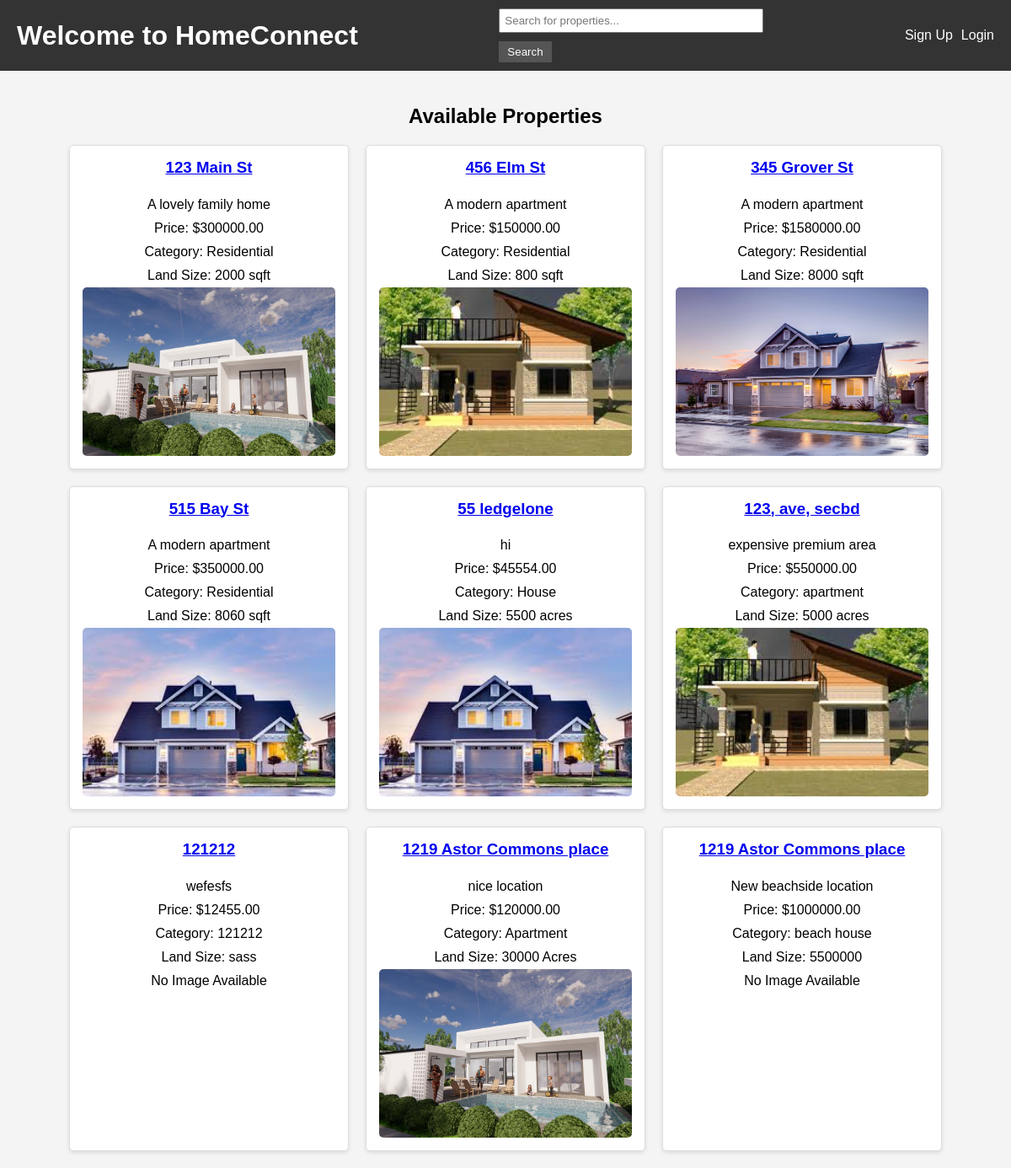
The page / on the database its author committed.
### core/models.py (models this page shows, shortened)
class Property(models.Model):
    property_purchaser = models.ForeignKey(PropertyPurchaser, on_delete=models.CASCADE)
    address = models.CharField(max_length=255)
    description = models.TextField()
    price = models.DecimalField(max_digits=10, decimal_places=2)
    category = models.CharField(max_length=50)
    land_size = models.CharField(max_length=50)
    image = models.ImageField(upload_to='property_images/', null=True, blank=True)
    salesperson = models.ForeignKey(Salesperson, on_delete=models.CASCADE, related_name='properties', null=True, blank=True)

### core/views.py (the view)
# urls.py: path('', views.home, name='home'),
def home(request):
    query = request.GET.get('query', '')
    if query:
        properties = Property.objects.filter(
            Q(description__icontains=query) |
            Q(address__icontains=query) |
            Q(category__icontains=query)
        )
    else:
        properties = Property.objects.all()
    user_role = request.user.user_role if request.user.is_authenticated else None
    return render(request, 'home.html', {
        'properties': properties,
        'user_role': user_role
    })

### core/templates/home.html (shortened to what this page needs)
{% extends 'base.html' %}
{% block content %}
<h2>Available Properties</h2>
<div class="property-list">
    {% for property in properties %}
        <div class="property">
            <h3><a href="{% url 'property_detail' property.id %}">{{ property.address }}</a></h3>
            <p>{{ property.description }}</p>
            <p>Price: ${{ property.price }}</p>
            <p>Category: {{ property.category }}</p>
            <p>Land Size: {{ property.land_size }}</p>
            {% if property.image %}
                <img src="{{ property.image.url }}" alt="Property Image">
            {% else %}
                <p>No Image Available</p>
            {% endif %}
        </div>
    {% endfor %}
</div>
{% endblock %}

### core/templates/base.html (shortened to what this page needs)
<!DOCTYPE html>
<html>
<head>
    {% load static %}
    <link rel="stylesheet" type="text/css" href="{% static 'styles.css' %}">
</head>
<body>
    <header>
        <h1><a href="{% url 'home' %}">Welcome to HomeConnect</a></h1>
        <form method="get" action="{% url 'search' %}">
            <input type="text" name="query" placeholder="Search for properties...">
            <button type="submit">Search</button>
        </form>
        <nav>
            {% if user.is_authenticated %}
                <a href="{% url 'profile' user.id %}">Profile</a>
                <a href="{% url 'logout' %}">Logout</a>
                {% if user.user_role == 'property_purchaser' %}
                    <a href="{% url 'create_property' %}">Add New Listing</a>
                {% endif %}
                <a href="{% url 'inquiry_list' %}">View Inquiries</a>
            {% else %}
                <a href="{% url 'signup' %}">Sign Up</a>
                <a href="{% url 'login' %}">Login</a>
            {% endif %}
        </nav>
    </header>
    <main>
        {% block content %}
        {% endblock %}
    </main>
</body>
</html>

### core/static/styles.css (style rules this page uses)
body { font-family: Arial, sans-serif; background-color: #f4f4f4; margin: 0; padding: 0; }
header { background-color: #333; color: white; padding: 10px 20px; display: flex; justify-content: space-between; align-items: center; }
header h1 { margin: 0; }
header h1 a { color: white !important; text-decoration: none; }
header form { margin: 0; }
header input[type="text"] { padding: 5px; width: 200px; }
header button { padding: 5px 10px; background-color: #555; color: white; border: none; cursor: pointer; }
nav { display: flex; gap: 10px; }
nav a { color: white; text-decoration: none; }
main { padding: 20px; }
.property-list { display: flex; flex-wrap: wrap; gap: 20px; justify-content: center; }
.property { background-color: white; border: 1px solid #ddd; border-radius: 5px; box-shadow: 0 2px 5px rgba(0, 0, 0, 0.1); padding: 15px; width: 300px; display: flex; flex-direction: column; align-items: center; }
.property img { width: 100%; height: 200px; object-fit: cover; border-radius: 5px; }
.property h3 { margin-top: 0; }
.property p { margin: 5px 0; }
h2 { text-align: center; }
form { display: flex; flex-direction: column; gap: 10px; }
form button { width: fit-content; padding: 5px 10px; background-color: #555; color: white; border: none; cursor: pointer; }
form input[type="text"], form input[type="password"], form select { padding: 5px; width: 300px; }

### rows shown on the page
Property: address "123 Main St", description "A lovely family home", price "300000.00", category "Residential", land_size "2000 sqft", image (picture)
Property: address "456 Elm St", description "A modern apartment", price "150000.00", category "Residential", land_size "800 sqft", image (picture)
Property: address "345 Grover St", description "A modern apartment", price "1580000.00", category "Residential", land_size "8000 sqft", image (picture)
Property: address "515 Bay St", description "A modern apartment", price "350000.00", category "Residential", land_size "8060 sqft", image (picture)
Property: address "55 ledgelone", description "hi", price "45554.00", category "House", land_size "5500 acres", image (picture)
Property: address "123, ave, secbd", description "expensive premium area", price "550000.00", category "apartment", land_size "5000 acres", image (picture)
Property: address "121212", description "wefesfs", price "12455.00", category "121212", land_size "sass", image "No Image Available"
Property: address "1219 Astor Commons place", description "nice location", price "120000.00", category "Apartment", land_size "30000 Acres", image (picture)
Property: address "1219 Astor Commons place", description "New beachside location", price "1000000.00", category "beach house", land_size "5500000", image "No Image Available"
